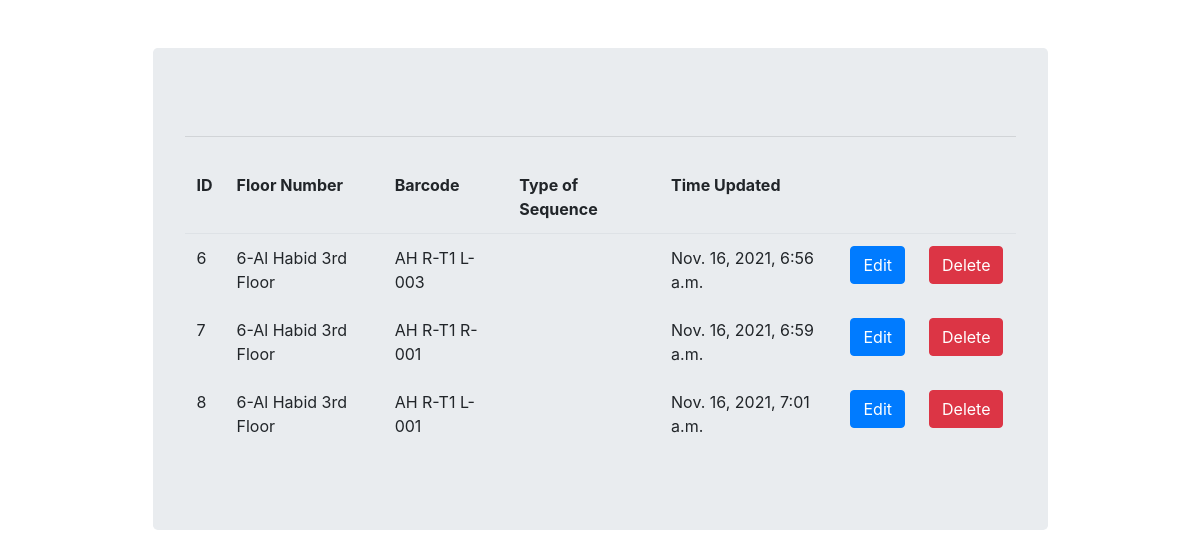
Page /search_barcode/transactions-list/ on the committed database.
### api/models.py (models this page shows)
class Transactions(models.Model):
    flor_num = models.ForeignKey(florNumber,
                                blank=True, null=True,
                                on_delete=models.CASCADE)
    barcode = models.CharField(max_length=100 ,blank=True, null=True)
    update = models.DateTimeField(auto_now=True)
    created = models.DateTimeField(auto_now_add=True)
    class Meta:
        db_table = 'transactions'

class florNumber(models.Model):
    flor_number = models.CharField(max_length=100)
    def __str__(self):
        return f'{self.id}-{self.flor_number}'
    class Meta:
        db_table = 'florNumber'

### api/views.py (the view)
# urls.py: path('search_barcode/transactions-list/', views.get_transaction, name="search_barcode/transactions-list"),
def get_transaction(request):
    results = Transactions.objects.all()
    return render(request, "transactionsList.html", {"showTransactions": results})

### api/templates/transactionsList.html (shortened to what this page needs)
{% extends "base.html"%}
{% block content %}
<form class="form"  method ="POST">
    <table class="table table-borderless">
        <thead class="border-bottom font-weight-bold">
            <tr>
                <td>ID</td>
                <td>Floor Number</td>
                <td>Barcode</td>
                <td>Type of Sequence</td>
                <td>Time Updated</td>
                <td>
                </td>
            </tr>
        </thead>
        <tbody>
            {% for list in showTransactions%}
                <tr>
                    <td>{{list.id}}</td>
                    <td>{{list.flor_num}}</td>
                    <td>{{list.barcode}}</td>
                    <td>{{list.type_sequence}}</td>
                    <td>{{list.update}}</td>
                    <td>
                        <a href=""
                        <button type="button" class="btn btn-primary">
                         Edit</button></a>
                    </td>
                    <td>
                        <a href="{% url 'transactions-delete' list.id%}"method="POST">
                            <button type="button" class="btn btn-danger"> Delete</button>
                        </a>
                    </td>
                </tr>
            {% endfor %}
        </tbody>
    </table>
</form>
{% endblock content %}

### rows in the picture
Transactions: id "6", flor_num "6-Al Habid 3rd Floor", barcode "AH R-T1 L-003", update "Nov. 16, 2021, 6:56 a.m."
Transactions: id "7", flor_num "6-Al Habid 3rd Floor", barcode "AH R-T1 R-001", update "Nov. 16, 2021, 6:59 a.m."
Transactions: id "8", flor_num "6-Al Habid 3rd Floor", barcode "AH R-T1 L-001", update "Nov. 16, 2021, 7:01 a.m."
